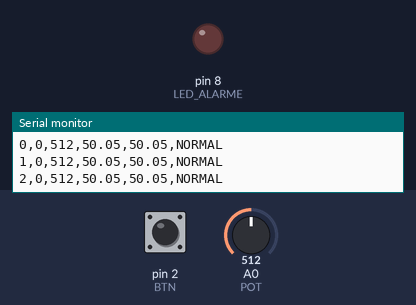
Simulated run of this sketch. Board: Arduino Uno, built with avr-gcc and run on an emulated ATmega328P. Shown: output pins drawn as LEDs (lit = HIGH), the last lines printed to the serial monitor. The inputs (shaded band) are chosen by the test bench; at power-on: A0 (POT) = 512, pin 2 (BTN) HIGH.

Above: at 1.3 s.
1.4 s: A0 (POT) set to 861
3.5 s: A0 (POT) set to 880
At 3.9 s:
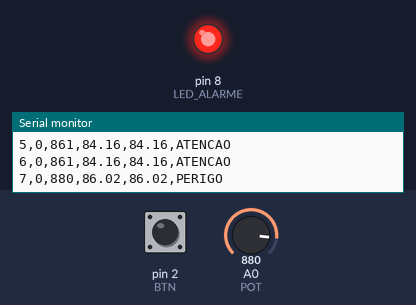
5.0 s: A0 (POT) set to 716
At 6.2 s:
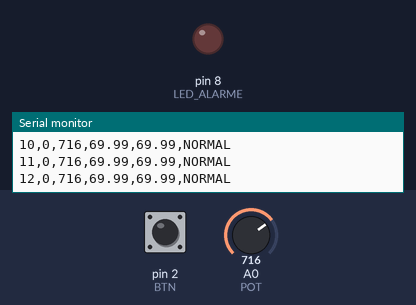
6.5 s: A0 (POT) set to 900
At 7.7 s:
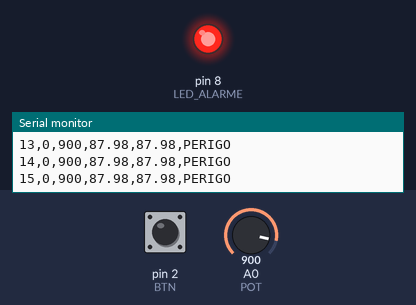
Timing chart, 0 to 9.0 s (numbered marks = the images above; inputs shaded):
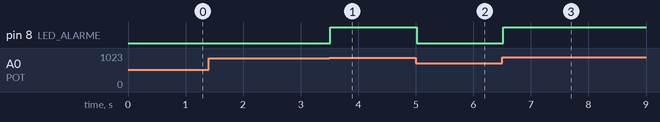

The sketch:

sketch.ino
```cpp
#include <string.h>

#include "classificacao.h"

const int BTN = 2;
const int POT = A0;
const int LED_ALARME = 8;

unsigned long amostra = 0;

void setup() {
  pinMode(BTN, INPUT_PULLUP);
  pinMode(LED_ALARME, OUTPUT);
  digitalWrite(LED_ALARME, LOW);

  Serial.begin(9600);
  Serial.println("amostra,botao,bruto,pct,tempC,estado");
}

void loop() {
  const bool botao = digitalRead(BTN) == LOW;
  const int bruto = analogRead(POT);
  const float pct = 100.0f * bruto / 1023.0f;
  const float tempC = pct;  // Grandeza simulada pelo potenciometro: 0 a 100 °C.
  const char* estado = classificar(pct);

  // O LED indica exclusivamente o estado PERIGO; o botao apenas e registrado.
  digitalWrite(LED_ALARME,
               strcmp(estado, "PERIGO") == 0 ? HIGH : LOW);

  Serial.print(amostra++);
  Serial.print(',');
  Serial.print(botao);
  Serial.print(',');
  Serial.print(bruto);
  Serial.print(',');
  Serial.print(pct, 2);
  Serial.print(',');
  Serial.print(tempC, 2);
  Serial.print(',');
  Serial.println(estado);

  delay(500);
}
```

classificacao.h
```cpp
#ifndef TP03_CLASSIFICACAO_H
#define TP03_CLASSIFICACAO_H

// Fonte unica da regra de classificacao. O firmware de producao e o sketch
// de teste incluem este mesmo arquivo: nao ha uma segunda implementacao.
static inline const char* classificar(float pct) {
  if (pct < 0.0f || pct > 100.0f) {
    return "FALHA";
  }
  if (pct >= 85.0f) {
    return "PERIGO";
  }
  if (pct >= 70.0f) {
    return "ATENCAO";
  }
  return "NORMAL";
}

#endif
```

Measured:
- the behaviour switches between 869 and 870 on A0 (POT) (found by bisection; images 0 and 1)
- after the input at 3.5 s, pin 8 (LED_ALARME): LOW → HIGH at once
- after the input at 5.0 s, pin 8 (LED_ALARME): HIGH → LOW at once
- after the input at 6.5 s, pin 8 (LED_ALARME): LOW → HIGH at once
